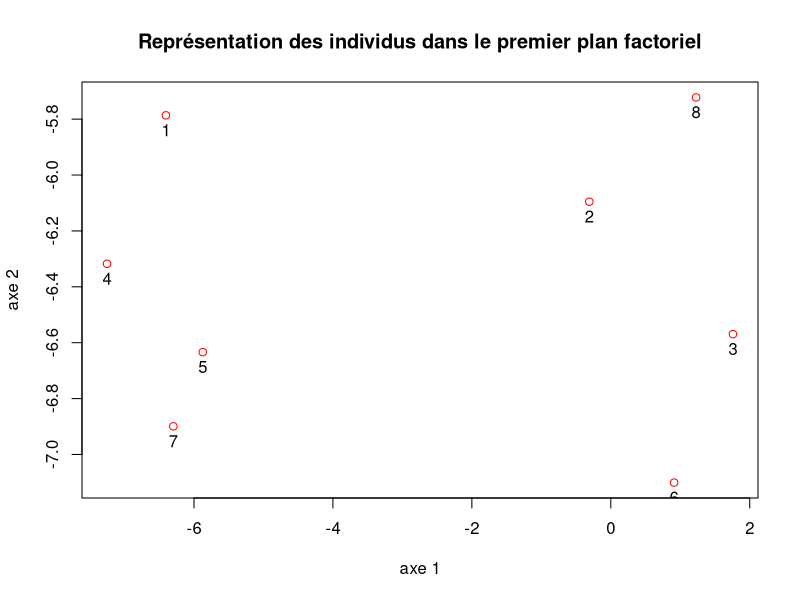

The R script that drew this image:
# UV : SY19 - TP01
# 1. Exercice théorique
# Auteurs : Alice Ngwembou - Antoine Hars
# Fichier : exercice1.R

# http://lotybo.free.fr/upload/File/SY09/SY09%20TP3%20Positionnement%20multidimensionnel.pdf

library(MASS)
x = matrix(c(8.5, 1.5, 3.5, 5.0, 2, 6.5, 9.5, 1.5, 8.5, 2.5, 3, 6.5, 9, 2.5, 2, 5.5), 2)
x = t(x)

# Première partie : ACP
cent = scale(x, center = TRUE, scale = FALSE)
s = (1 / 8) * t(cent) %*% cent
diag = eigen(s)

# Les axes factoriels
u1 = diag$vectors[,1]
u2 = diag$vectors[,2]

landa1 = diag$values[1]
landa2 = diag$values[2]

# princomp(x)

# Calcul des pourcentages d'inertie expliquée
inertie_explique = function(d) {

	l = length(d)
	result = matrix(ncol = l)
	a = sum(abs(d))
	for (k in 1:l) {

		result[k] = d[k] /a * 100
	}
	for (k in 2:l) {
		result[k] = result[k] + result[k-1]
	}
	return (result)
}
inerties = inertie_explique(diag$values)

# a = sum(diag$values)
# axe_inertie1 = diag$values[1] / a * 100
# axe_inertie2 = diag$values[2] / a * 100

# Calcul de la matrice des composantes principales.
m = diag(1, 2)
u = diag$vectors

C = x %*% m %*% u
#compx = princomp(x)
#comp = cent %*% diag$vectors

png(file = "plots/biplot_exo1_princomp.png")
plot(C, main = "Représentation des individus dans le premier plan factoriel", ylab = "axe 2", xlab = "axe 1", col = "red")
text(C, pos = 1, labels = c("1", "2", "3", "4", "5", "6", "7", "8"))
dev.off()

# 3)
# Calcul qui nous donne la matrice X
somme = C[,1] %*% t(u1) + C[,2] %*% t(u2)



# Deuxième partie : MDS
# 1)
d = dist(x, method = "euclidean")

# 2)
w1 = cent %*% t(cent)

id8 = diag(8)
distance <- as.matrix(d)
un = matrix(rep(1, 64), 8)
q8 = id8 - (1/8) * un
w2 = -(1/2) * q8 %*% distance^2 %*% q8

# 3)
n = 1 / 8
cent = scale(n * w1, center = TRUE, scale = FALSE)
vari = (1/8) * t(cent) %*% cent
diag = eigen(vari)
# Il faut montrer que les valeurs propres sont positives ou nulles.


# 4)
#dp = diag$vectors
#l = diag$values * id8

# 5)
#aftd = cmdscale(d, 2)

# 6)
#plot(aftd$points)
# Faire la comparaison

# 7)

aftd <- function (d) {

	# Transformation de la matrice de distances en matrice
	dim_mat = as.matrix(d)
	d2 = dim_mat^2

	# Récupération de la première dimension de la matrice (nbre de lignes = nbre d'individus)
	dimension = diag(dim(dim_mat))[1]

	# Création de la matrice identité
	id = diag(dimension)

	# Création de la matrice unitaire
	un = matrix(rep(1, dimension^2), dimension)

	# Création de la matrice Q de centrage
	q = id - (1/dimension) * un

	# Calcul de la matrice W
	w = -(1/2) * q %*% d2 %*% q

	# cent = scale((1 / dimension) * w, center = TRUE, scale = FALSE)
	# vari = (1 / dimension) * t(cent) %*% cent
	# diag = eigen(vari)

	# Matrice associée aux vecteurs propres
	V = eigen(1 / dimension * w)$vectors[,1:7]
	V = sqrt(dimension) * V

	# Matrice associées aux valeurs propres
	L = diag(c(eigen(1 / dimension * W)$values[1:7]))

	# Calcul composante principale
	C = V %*% sqrt(L)

	png(file = "plots/plot_mutations_aftd.png")
	plot(C, main = "AFTD : Représentation de mutations sur les 2 premiers axes factoriels",xlab = "axe1", ylab = "axe2", type = "n")
	text(C[,1], C[,2], letters[1:dimension])
	dev.off()
	
	# Calcul du pourcentage d'inertie pour les 2 premières valeurs propres
	quality2 = (diag(L)[1] + diag(L)[2]) / sum(eigen(1 / dimension * W) $values) * 100

	# Calcul du pourcentage d'inertie pour les 7 premières valeurs propres
	quality7 = (diag(L)[1] + diag(L)[2] + diag(L)[3] + diag(L)[4] + diag(L)[5] + diag(L)[6] + diag(L)[7]) / sum(eigen(1 / dimension * W) $values) * 100
	list(points = C, quality2 = quality2, quality7 = quality7)
}

